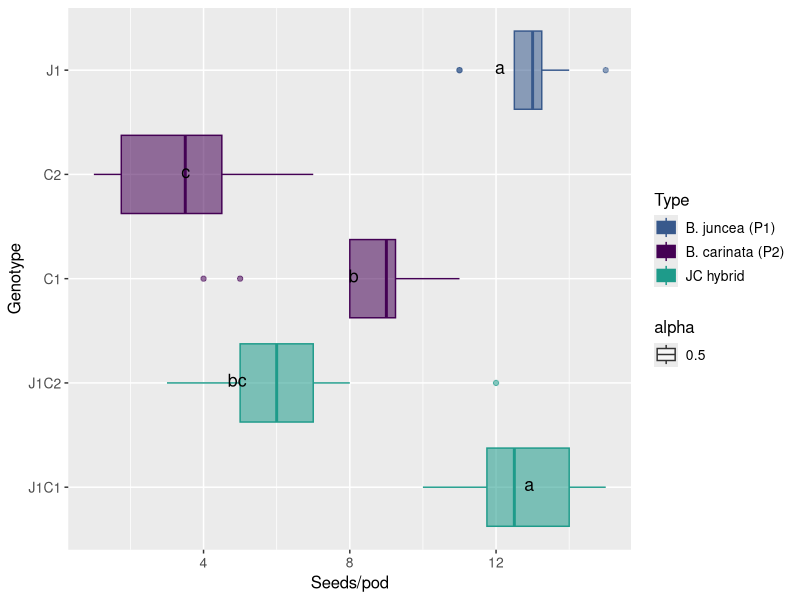

This figure's R source:
# Comparison 3X: seeds_per_pod in JC hybrids
#load packages 
install.packages("multcompView")
install.packages("viridis")
# loading the appropriate libraries
library(datasets)
library(dplyr)
library(viridis)
library(viridisLite)
library(tidyverse)
library(dplyr)
library(ggplot2)
library(ggpubr)
library(datasets)
library(multcompView)


# vollständige Rohdatentabelle laden ######
setwd("C:/Users/Helen Behn/Documents/R/EPPN Data Analysis/Final raw data table")
DATA <- read_csv("EPPN raw data complete 220419.csv")

#drop first column
DATA = DATA[,2:37]
View(DATA)

# subsetting
comp_3X <- DATA[DATA$Genotype %in% c("C1", "C2", "J1", "J1C1", "J1C2"), ]
head(comp_3X)
View(comp_3X)

#create column giving generation###############################################
comp_3X <- comp_3X %>%
  mutate(Type = case_when(
    Genotype == "J1" ~ "B. juncea (P1)",
    Genotype == "C1" ~ "B. carinata (P2)",
    Genotype == "C2" ~ "B. carinata (P2)",
    Genotype == "J1C1" ~ "JC hybrid",
    Genotype == "J1C2" ~ "JC hybrid"))
view(comp_3X)


# Boxplot with CLD nach Rosane Rech##########################################################
rm(anova)
rm(tukey)
rm(cld)
rm(Tk)
rm(ANOVA_Tukey_3X)

# analysis of variance
anova <- aov(seeds_per_pod ~ Genotype, data = comp_3X)
summary(anova)

# Tukey's test
tukey <- TukeyHSD(anova)
print(tukey)

# compact letter display
cld <- multcompLetters4(anova, tukey)
print(cld)

# table with factors and 3rd quantile
Tk <- group_by(comp_3X, Genotype) %>%
  summarise(mean = round(mean(seeds_per_pod, na.rm = TRUE), digits = 1), quant = round(quantile(seeds_per_pod, probs = 0.75, na.rm = TRUE), digits = 1)) %>%
  arrange(desc(mean)) #WICHTIG: arrange(desc(mean)) muss hier rein!!!

# extracting the compact letter display and adding to the Tk table
cld <- as.data.frame.list(cld$Genotype)
Tk$cld <- cld$Letters

#create column giving generation###############################################
ANOVA_Tukey_3X <- Tk %>%
  mutate(Type = case_when(
    Genotype == "J1" ~ "B. juncea (P1)",
    Genotype == "C1" ~ "B. carinata (P2)",
    Genotype == "C2" ~ "B. carinata (P2)",
    Genotype == "J1C1" ~ "JC hybrid",
    Genotype == "J1C2" ~ "JC hybrid"))
view(ANOVA_Tukey_3X)

# Reorder factor levels in comp_3 and ANOVA_Tukey_3
comp_3Xord <- comp_3X                             
comp_3Xord$Genotype <- factor(comp_3Xord$Genotype,     
                             levels = c("J1C1", "J1C2", "C1", "C2", "J1"))

ANOVA_Tukey_3Xord <- ANOVA_Tukey_3X                             
ANOVA_Tukey_3Xord$Genotype <- factor(ANOVA_Tukey_3Xord$Genotype,     
                                    levels = c("J1C1", "J1C2", "C1", "C2", "J1"))

# boxplot seeds_per_pod##############################################################
#ohne facet_wrap ###############
#boxplot ## seeds_per_pod ###
ggplot(comp_3Xord, aes(Genotype, seeds_per_pod, fill = Type, color = Type, alpha = 0.5)) + 
  geom_boxplot() +
  labs(x="Genotype", y="Seeds/pod") +
  geom_text(data = ANOVA_Tukey_3Xord, aes(x = Genotype, y = quant, label = cld), color = "black", size = 4.5, vjust = 0.3, hjust = 4.5, alpha = 1) +
  coord_flip() +
  theme(axis.title = element_text(size = 16),
        legend.text = element_text(size = 10),
        legend.title = element_text(size = 12),
        axis.title.x = element_text(size = 12),
        axis.title.y = element_text(size = 12),
        axis.text.x = element_text(size = 10),
        axis.text.y = element_text(size = 10)) +
  scale_color_manual(aesthetics = c("colour", "fill"), values = c("#38598CFF", "#440154FF", "#1E9B8AFF"), 
                     breaks = c("B. juncea (P1)", "B. carinata (P2)", "JC hybrid"),
                     labels = c("B. juncea (P1)", "B. carinata (P2)", "JC hybrid")) 
